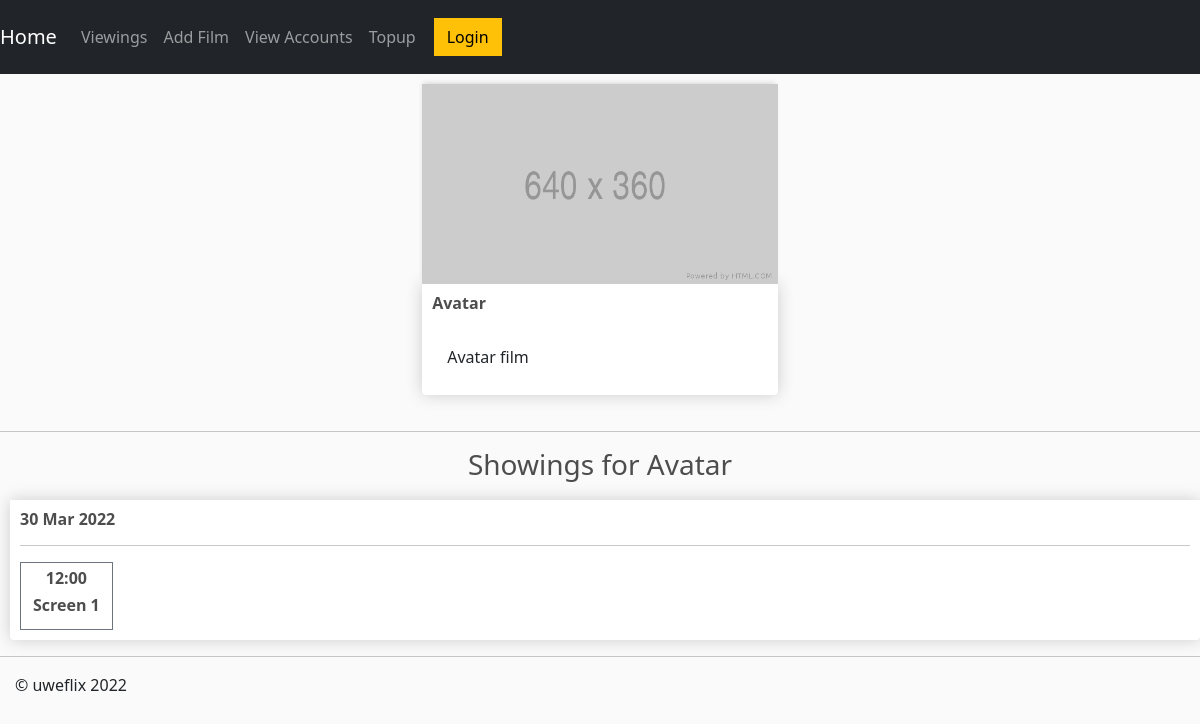
/showings/4/, run on an earlier commit of the app's database.
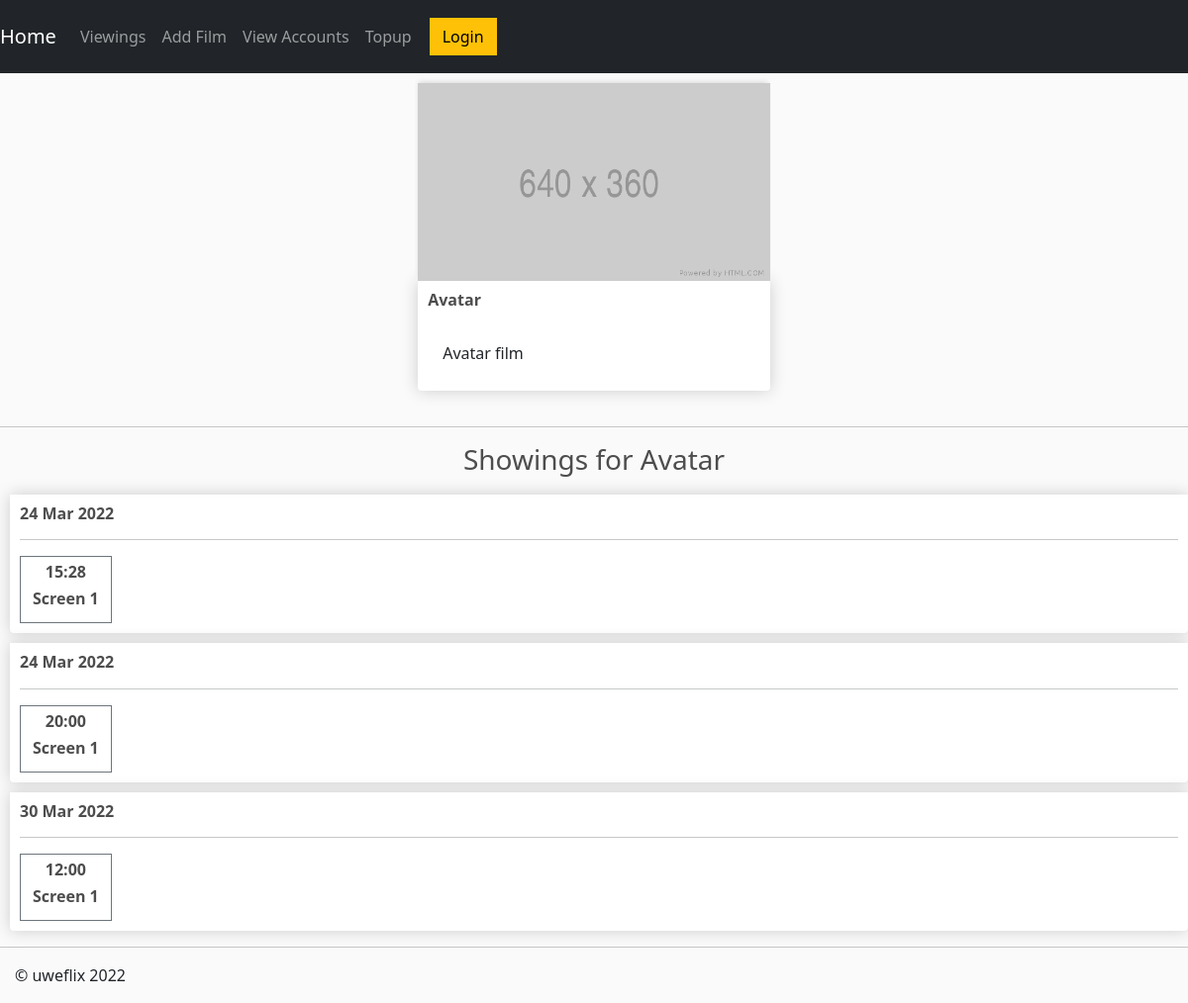
And on a later commit of the database.
### uweflix/models.py (models this page shows, shortened)
class Film(models.Model):
    title = models.CharField(max_length=100)
    age_rating = models.CharField(max_length=3)
    """Age Ratings:
        - U
        - PG
        - 12
        - 12A
        - 15
        - 18"""
    duration = models.CharField(max_length=3)
    trailer_desc = models.CharField(max_length=500)

class Showing(models.Model):
    screen = models.ForeignKey(Screen, default=1, on_delete=models.CASCADE)
    film = models.ForeignKey(Film,on_delete=models.CASCADE)
    time = models.DateTimeField()
    remaining_tickets = models.IntegerField(default=150)  # NEEDS TO BE ASSIGNED TO THE SCREEN CAPACITY SOMEHOW!

class Screen(models.Model):
    capacity = models.IntegerField()
    apply_covid_restrictions =  models.BooleanField()

### uweflix/views.py (the view)
# urls.py: path("showings", views.showings, name="showings"),
def showings(request, film):
    showings = Showing.objects.filter(film=film).order_by('time')
    film = Film.objects.get(pk=film)
    context = {'showings':showings, 'film':film}
    return render(request, 'uweflix/showings.html', context)

### uweflix/templates/uweflix/showings.html (shortened to what this page needs)
{% extends "uweflix/layout.html" %}
{% load static %}
{% block content %}
<div class="row">
    <div class="center">
        <img class="thumbnail" src="{% static 'uweflix/images/placeholder.png' %}">
        <div class="box-element film">
            <h6><strong>{{film.title}}</strong></h6>
            <br>
            <p>{{film.trailer_desc}}</p>
        </div>
    </div>
    <div class="showings">
        <hr>
        <h3>Showings for {{film.title}}</h3>
        {% for showing in showings %}
        <div class ="showing-box">
            <div class="box-element film">
                <h6><strong>{{ showing.time | date:'j M Y' }}</strong></h6>
                <hr>
                <div>
                    <a class="btn btn-outline-secondary add-btn" href="{% url 'payment' %}">
                        <h6><strong>{{ showing.time | time:'G:i'}}</strong></h6>
                        <h6><strong>Screen {{showing.screen.id}}</strong></h6>
                    </a>
                </div>
            </div>
        </div>
        {% endfor %}
    </div>
</div>
{% endblock %}

### uweflix/templates/uweflix/layout.html (shortened to what this page needs)
<!DOCTYPE html>
{% load static %}
<html>
<head>
    <link href="https://cdn.jsdelivr.net/npm/bootstrap@5.1.3/dist/css/bootstrap.min.css" rel="stylesheet">
    <link rel="stylesheet" type="text/css" href="{% static 'uweflix/site.css' %}"/>
</head>
<body>
    <nav class="navbar navbar-expand-lg navbar-dark bg-dark">
        <a class="navbar-brand" href="{% url 'home' %}">Home</a>
        <div class="collapse navbar-collapse" id="navbarSupportedContent">
            <ul class="navbar-nav mr-auto">
                <li class="nav-item active">
                <a class="nav-link" href="{% url 'viewings' %}">Viewings</a>
                </li>
                <li class="nav-item active">
                    <a class="nav-link" href="{% url 'add_film' %}">Add Film</a>
                </li>
                <li class="nav-item active">
                    <a class="nav-link" href="{% url 'view_accounts' %}">View Accounts</a>
                </li>
                <li class="nav-item active">
                    <a class="nav-link" href="{% url 'topup' %}">Topup</a>
                </li>
            </ul>
            <div class="form-inline my-2 my-lg-0">
                <a href="{% url 'login' %}"class="btn btn-warning">Login</a>
            </div>
        </div>
    </nav>
    <div class="body-content">
        {% block content %}
        {% endblock %}
        <hr/>
        <footer>
            <p>© uweflix 2022</p>
        </footer>
    </div>
</body>
</html>

### uweflix/static/uweflix/site.css (style rules this page uses)
body { background-color: hsl(0, 0%, 98%); }
h1,h2,h3,h4,h5,h6 { color:hsl(0, 0%, 30%); }
.box-element { box-shadow:hsl(0, 0%, 80%) 0 0 16px; background-color: #fff; border-radius: 4px; padding: 10px; }
.thumbnail { width: 100%; height: 200px; -webkit-box-shadow: -1px -3px 5px -2px rgba(214,214,214,1); -moz-box-shadow: -1px -3px 5px -2px rgba(214,214,214,1); box-shadow: -1px -3px 5px -2px rgba(214,214,214,1); }
.film { border-radius: 0 0 4px 4px; }
.bg-dark { background-color: #4f868c; }
.col-lg-4, .col-lg-6, .col-lg-8, .col-lg-12, .showings { margin-top: 10px; }
.btn { border-radius: 0; }
.center { margin: auto; width: auto; padding: 10px; }
.form-inline { margin-right:10px; padding: 10px; }

### uweflix/templates/uweflix/showings.html (style rules this page uses)
h3 { text-align: center; }
h2, h5, p, .col-lg-4 { padding-left: 15px; }
.showing-box { padding-left: 10px; padding-top: 10px; }

What changed in the data, as far as the page shows it:
added Showing: time "24 Mar 2022", time "15:28", screen.id "1"
added Showing: time "24 Mar 2022", time "20:00", screen.id "1"
